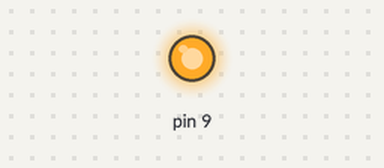
This sketch was run on a simulated Arduino Uno, built with avr-gcc and run on an emulated ATmega328P. On the bench: output pins drawn as LEDs (lit = HIGH).

Above: at 0.45 s.
At 1.8 s:
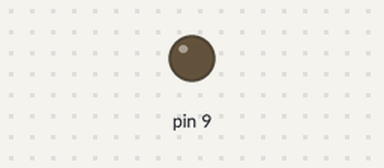
Timing chart, 0 to 3.0 s (numbered marks = the images above):
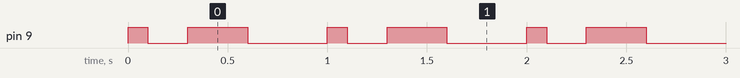

The sketch:

julia.ino
```cpp
void setup() {
  pinMode(9, OUTPUT);
}

void loop() {
  digitalWrite(9, HIGH);
  delay(100);
  digitalWrite(9, LOW);
  delay(200);
  digitalWrite(9, HIGH);
  delay(300);
  digitalWrite(9, LOW);
  delay(400);
}
```

Measured:
- by itself, pin 9: repeats every 1.0 s: LOW 0.20 s, HIGH 0.30 s, LOW 0.40 s, HIGH 0.10 s
- by itself, everything shown: repeats every 1.0 s, in 4 steps
